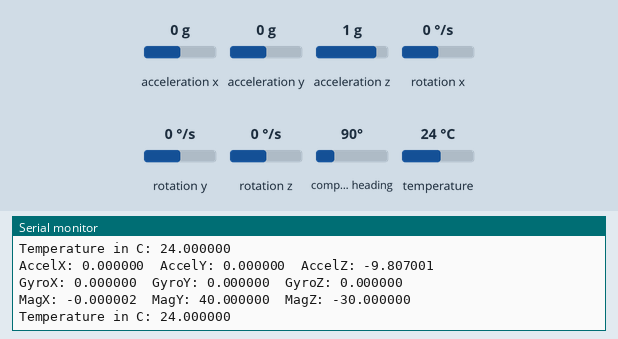
This sketch was run on a simulated Arduino Uno, built with avr-gcc and run on an emulated ATmega328P. On the bench: the last lines printed to the serial monitor. The inputs (shaded band) are chosen by the test bench; at power-on: acceleration x 0 g, acceleration y 0 g, acceleration z 1 g, rotation x 0 °/s, rotation y 0 °/s, rotation z 0 °/s, compass heading 90°, temperature 24 °C.

Above: at 1.2 s.
1.3 s: acceleration x set to -1.4 g
2.8 s: acceleration y set to -1.4 g
4.3 s: acceleration z set to -1.4 g
5.8 s: rotation x set to -192 °/s
At 6.02 s:
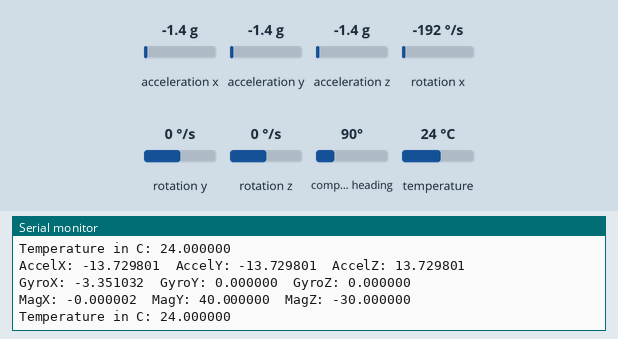
7.3 s: rotation y set to -192 °/s
At 7.53 s:
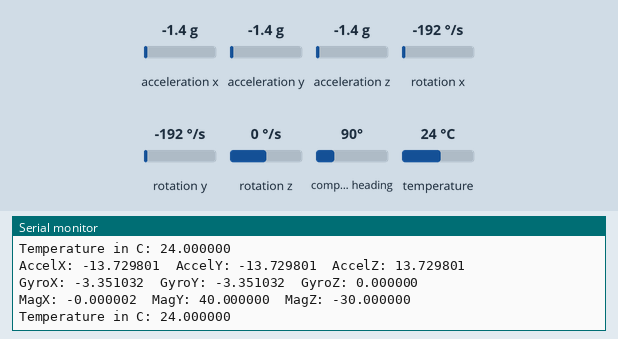

The sketch:

MPU9250.ino
```cpp
#include <Wire.h>
#include "mpu9250.h"

// an MPU9250 object with the MPU-9250 sensor on I2C bus 0 with address 0x68
MPU9250 IMU(Wire,0x68);
int status;

void setup() {
  // serial to display data
  Serial.begin(115200);
  while(!Serial) {}

  // start communication with IMU
  status = IMU.begin();
  if (status < 0) {
    Serial.println("IMU initialization unsuccessful");
    Serial.println("Check IMU wiring or try cycling power");
    Serial.print("Status: ");
    Serial.println(status);
    while(1) {}
  }
}

void loop() {
  // read the sensor
  IMU.readSensor();
  // display the data
  Serial.print("AccelX: ");
  Serial.print(IMU.getAccelX_mss(),6);
  Serial.print("\t");
  Serial.print("AccelY: ");
  Serial.print(IMU.getAccelY_mss(),6);
  Serial.print("\t");
  Serial.print("AccelZ: ");
  Serial.println(IMU.getAccelZ_mss(),6);

  Serial.print("GyroX: ");
  Serial.print(IMU.getGyroX_rads(),6);
  Serial.print("\t");
  Serial.print("GyroY: ");
  Serial.print(IMU.getGyroY_rads(),6);
  Serial.print("\t");
  Serial.print("GyroZ: ");
  Serial.println(IMU.getGyroZ_rads(),6);

  Serial.print("MagX: ");
  Serial.print(IMU.getMagX_uT(),6);
  Serial.print("\t");
  Serial.print("MagY: ");
  Serial.print(IMU.getMagY_uT(),6);
  Serial.print("\t");
  Serial.print("MagZ: ");
  Serial.println(IMU.getMagZ_uT(),6);

  Serial.print("Temperature in C: ");
  Serial.println(IMU.getTemperature_C(),6);
  Serial.println();
  delay(200);
}
```

Measured:
- after the input at 5.8 s, the serial monitor: prints a new line after 0.05 s (image 1)
- after the input at 7.3 s, the serial monitor: prints a new line after 0.07 s (image 2)
